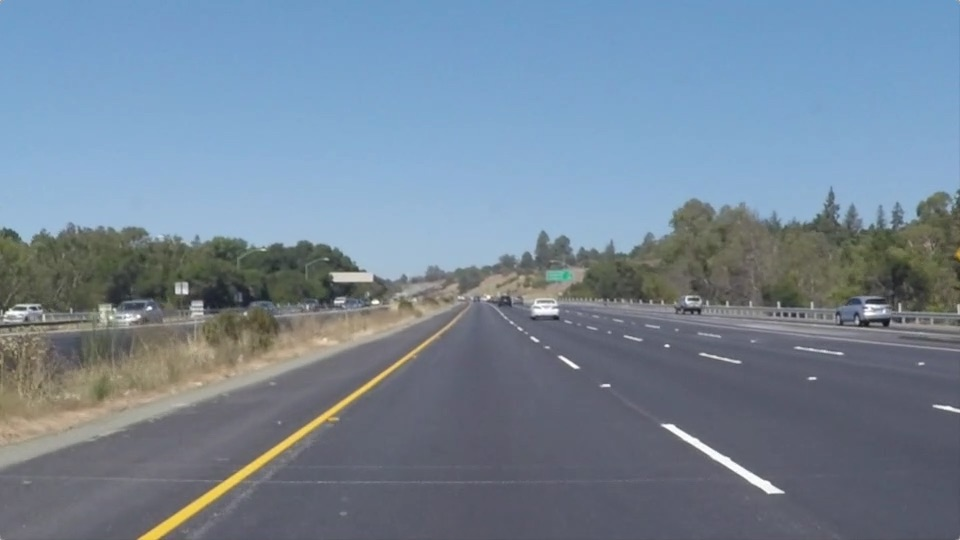
#> input picture PracticeImage/solidYellowLeft.jpg, 960 x 540 px, found by its file name
$ python HoughTransform.py
#> lines starting #> are read from the running program, lines starting #| are printed output that depends on the picture; after the words box and inside, x2 and y2 are one past the last pixel; in counts of white or black regions, pixels touching at a corner belong together
import matplotlib.pyplot as plt
import matplotlib.image as mpimg
import numpy as np
import cv2

image = mpimg.imread("solidYellowLeft.jpg")
#> image is the input picture: shape (540, 960, 3); mean R, G, B 116.5, 133.6, 150.8
gray = cv2.cvtColor(image, cv2.COLOR_RGB2GRAY)
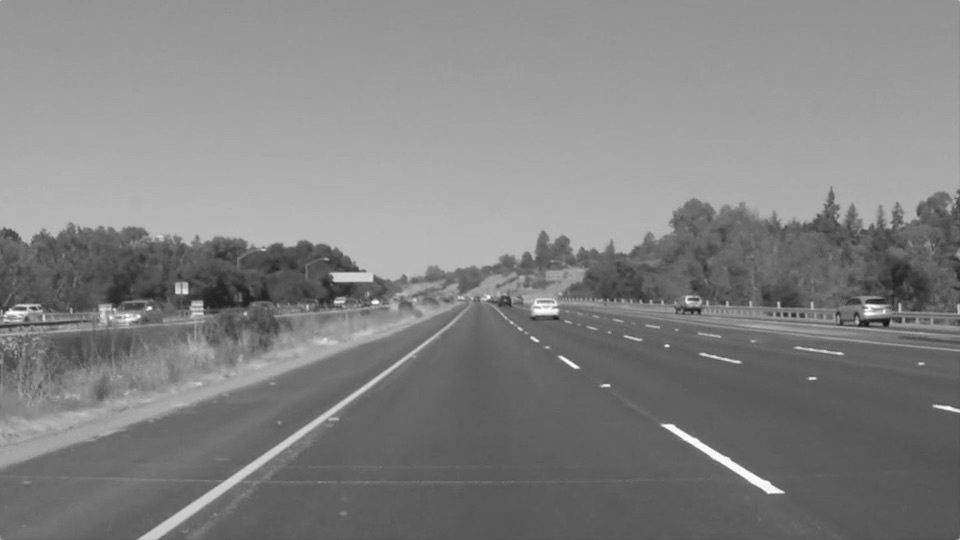
#> gray: shape (540, 960); min 19, max 255, mean 130.4
gaussianKsize = 3
blur_gray = cv2.GaussianBlur(gray, (gaussianKsize, gaussianKsize), 0)
# plt.imshow(blur_gray)
# plt.show()
low_threshold = 100
high_threshold = 300
edges = cv2.Canny(blur_gray, low_threshold, high_threshold)
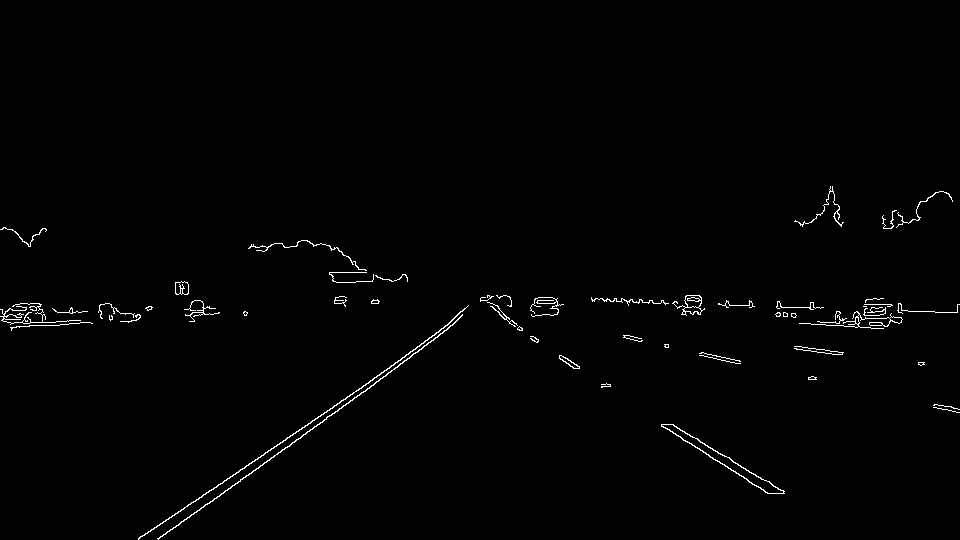
#> edges: shape (540, 960); 0.94% white in thin lines or dots, all inside (x1, y1, x2, y2) = (0, 186, 960, 540)
# plt.imshow(edges, cmap="Greys_r")
# plt.show()

# we create a masked edge image
mask = np.zeros_like(edges)
ignore_mask_color = 255
imshape = image.shape
#> imshape = (540, 960, 3)
vertices = np.array([[(180, 520), (450, 300), (520, 300), (800, 500)]], dtype=np.int32)
cv2.fillPoly(mask, vertices, ignore_mask_color)
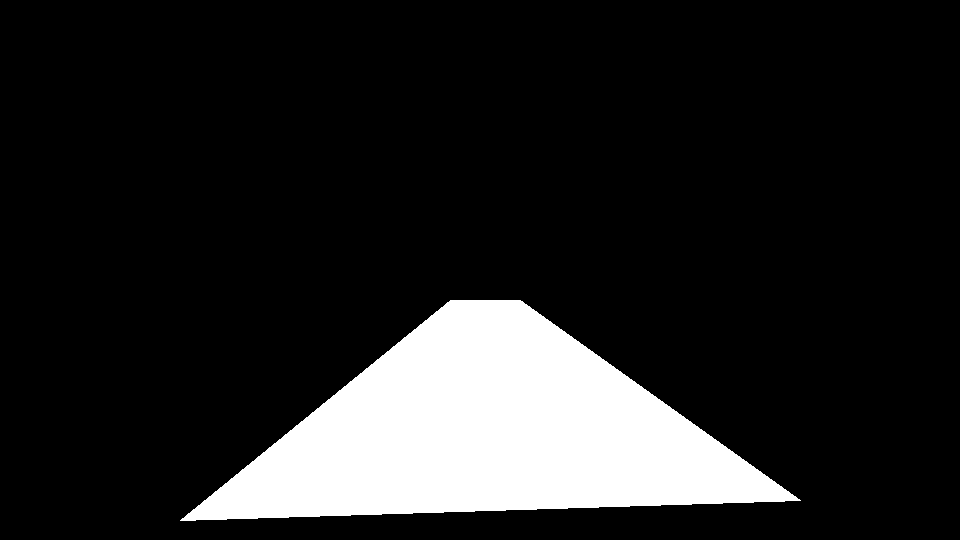
#> mask: shape (540, 960); 14.1% white; 1 white region, box (x1, y1, x2, y2) and area: (180, 300, 801, 521) 73121
masked_edges = cv2.bitwise_and(edges, mask)
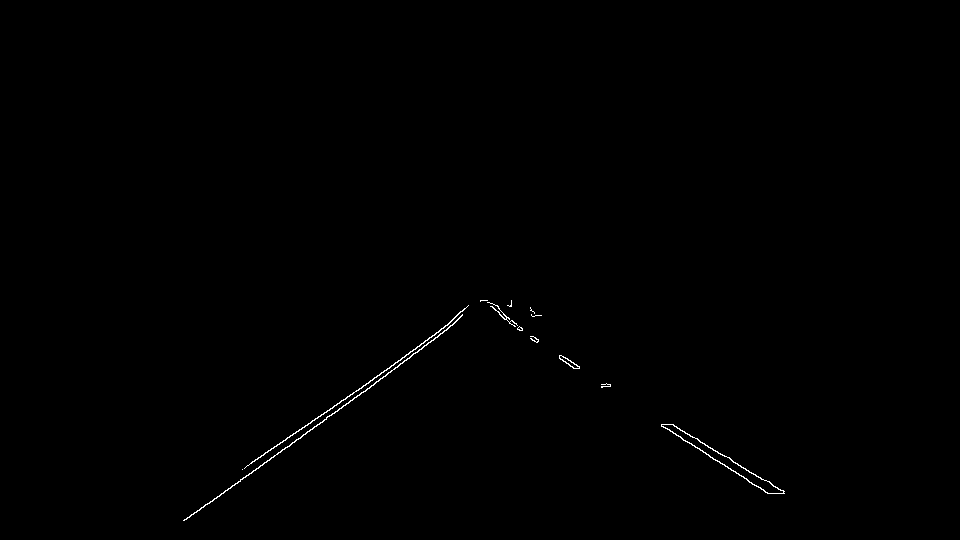
#> masked_edges: shape (540, 960); 0.29% white in thin lines or dots, all inside (x1, y1, x2, y2) = (183, 300, 785, 521)
# plt.imshow(masked_edges, cmap="Greys_r")
# plt.show()


#Hough Transform
minLength = 20
maxLineGap = 5

lines = cv2.HoughLinesP(masked_edges, 1, np.pi/180, 30, minLength, maxLineGap)
#> lines = 36 rows, first 6: [245, 477, 327, 417], [263, 454, 354, 392], [511, 320, 516, 323], [334, 413, 363, 391], [378, 380, 383, 376], [694, 437, 700, 441]
line_image = np.copy(image)*0
#> line_image: shape (540, 960, 3); every value is 0
for line in lines:
	for x1, y1, x2, y2 in line:
		cv2.line(line_image, (x1, y1), (x2, y2), (255, 0, 0), 10)
#> this loop made 36 passes
#> line on passes 1 to 12: [[245, 477, 327, 417]], [[263, 454, 354, 392]], [[511, 320, 516, 323]], [[334, 413, 363, 391]], [[378, 380, 383, 376]], [[694, 437, 700, 441]], [[770, 483, 781, 490]], [[183, 520, 197, 510]], [[687, 441, 733, 471]], [[207, 504, 228, 488]], [[746, 479, 756, 486]], [[410, 356, 424, 346]]
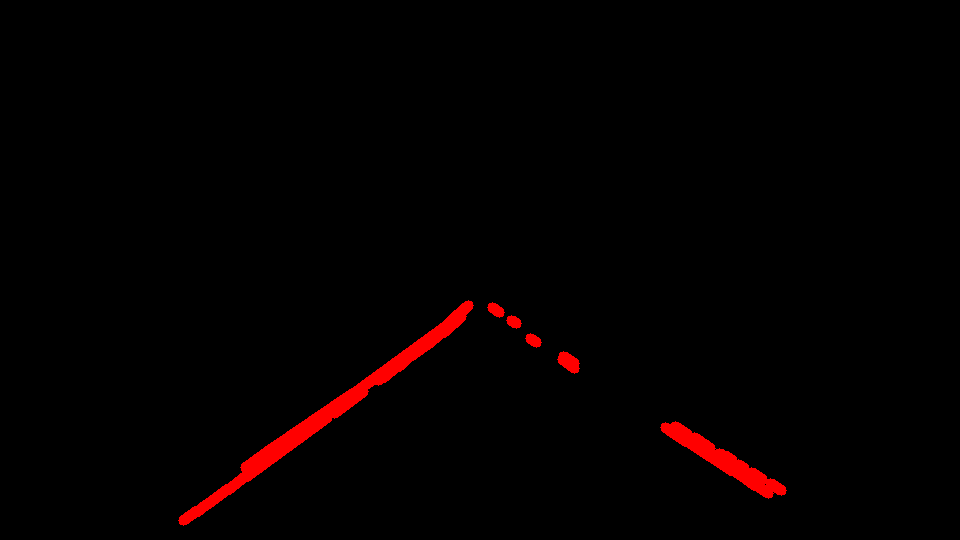
#> line_image: shape (540, 960, 3); mean R, G, B 4.2, 0, 0
plt.imshow(line_image)
plt.show()
# plt.imshow(edges, cmap="Greys_r")
# plt.show()
color_edges = np.dstack((edges, edges, edges))
combo = cv2.addWeighted(color_edges, 0.8, line_image, 1, 0)
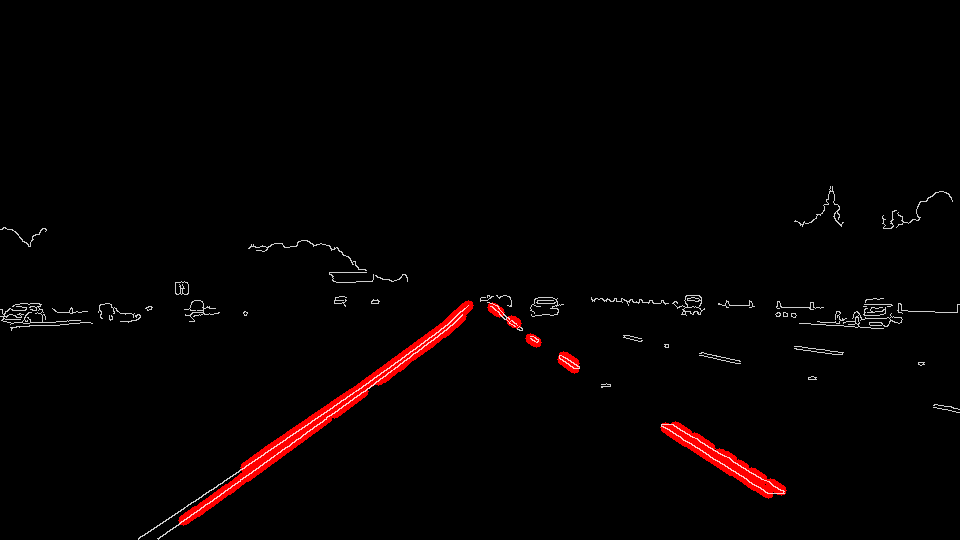
#> combo: shape (540, 960, 3); mean of channels 0, 1, 2 5.6, 1.9, 1.9; drawn as R, G, B
plt.imshow(combo)
plt.show()

$ run again, with PracticeImage/highway.jpg copied over PracticeImage/solidYellowLeft.jpg
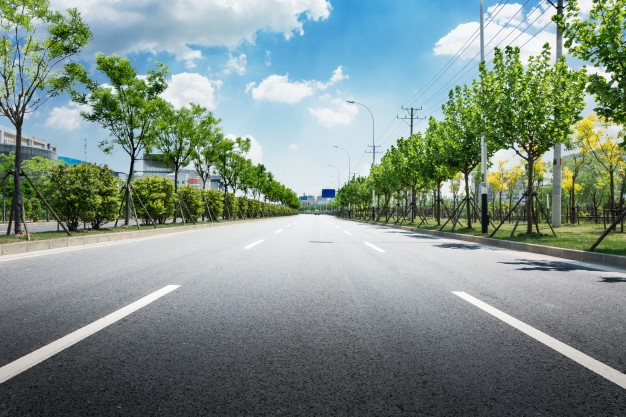
#> input picture PracticeImage/highway.jpg, 626 x 417 px, found by its file name
#> image is the input picture: shape (417, 626, 3); mean R, G, B 127.4, 143.5, 135.9
#> edges: shape (417, 626); 8.9% white in thin lines or dots
#> mask: shape (417, 626); 9.6% white; 1 white region, box (x1, y1, x2, y2) and area: (307, 300, 626, 417) 24996
#> masked_edges: shape (417, 626); 0.18% white in thin lines or dots, all inside (x1, y1, x2, y2) = (465, 300, 626, 389)
#> lines = [[593, 371, 598, 374], [465, 300, 565, 355], [583, 353, 614, 369], [567, 344, 576, 349], [480, 300, 518, 320], [534, 327, 541, 331], [575, 361, 592, 370], [518, 319, 534, 328], [546, 334, 566, 344], [598, 373, 624, 388]]
#> the loop `for line in lines:` made 10 passes
#> after the loop `for line in lines:`:
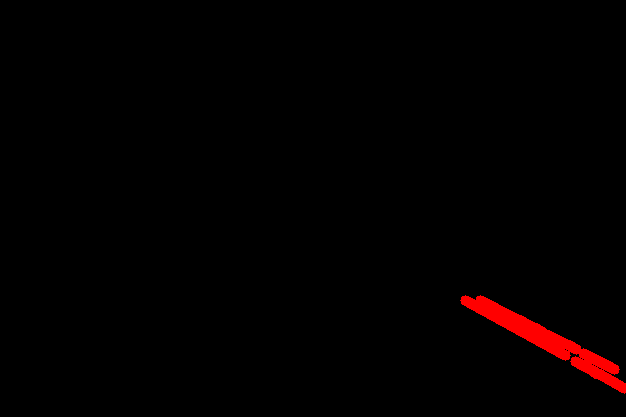
#> line_image: shape (417, 626, 3); mean R, G, B 3.3, 0, 0
#> color_edges: shape (417, 626, 3); 8.9% white in thin lines or dots
#> `combo = cv2.addWeighted(color_edges, 0.8, line_image, 1, 0)`:
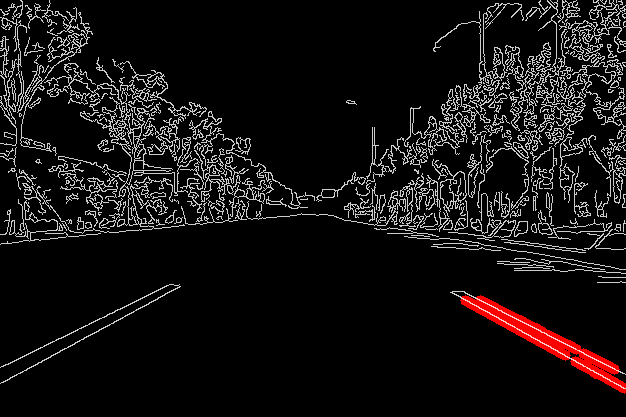
#> combo: shape (417, 626, 3); mean of channels 0, 1, 2 21.1, 18.2, 18.2; drawn as R, G, B
